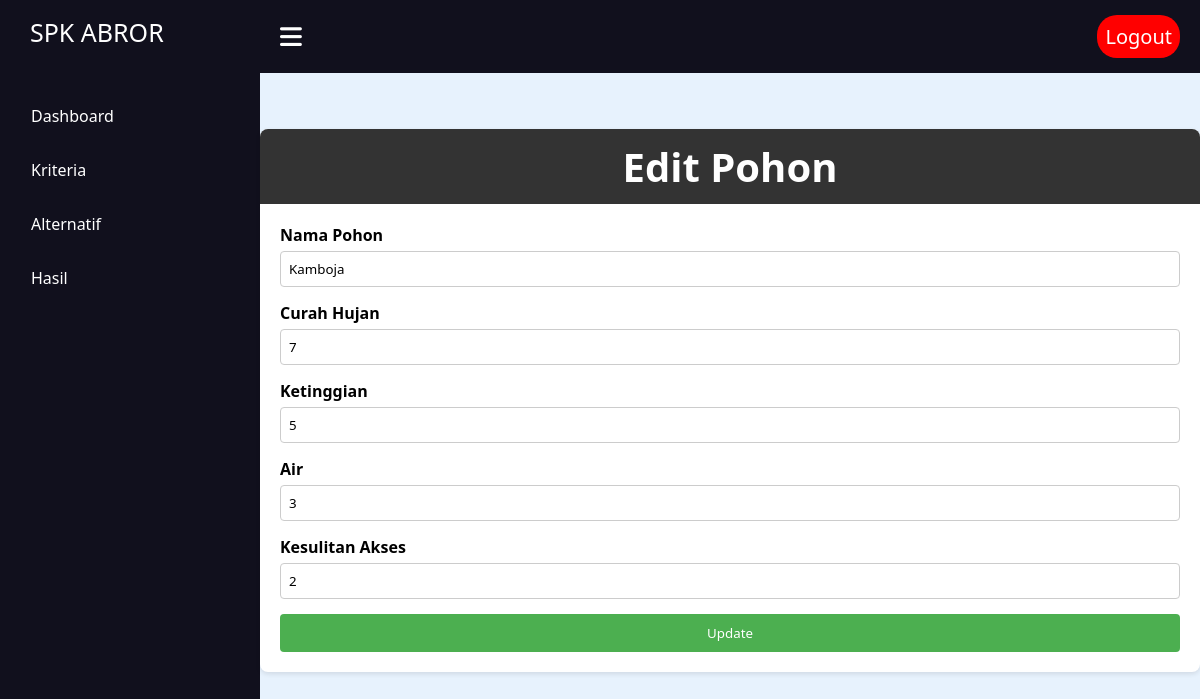
The app's page /pohon/edit/9 with its own data.
### tables this page shows
CREATE TABLE `pohon` (
  `id` int(11) NOT NULL,
  `nama_pohon` varchar(255) NOT NULL
);

CREATE TABLE `kriteria` (
  `id` int(11) NOT NULL,
  `nama_kriteria` varchar(255) NOT NULL,
  `bobot` float NOT NULL,
  `kategori` enum('benefit','cost') NOT NULL
);

CREATE TABLE `nilai_kriteria` (
  `id` int(11) NOT NULL,
  `pohon_id` int(11) NOT NULL,
  `kriteria_id` int(11) NOT NULL,
  `nilai` float NOT NULL
);

### application/controllers/Pohon.php (called while the page is built, shortened)
<?php
class Pohon extends CI_Controller
{
    public function __construct()
    {
        $this->load->model('Pohon_model');
        $this->load->model('Kriteria_model');
        $this->load->helper('url');
        $this->load->library('session');
    }
    public function edit($id)
    {
        $data['pohon'] = $this->Pohon_model->get_all_pohon($id);
        $data['kriteria'] = $this->Kriteria_model->get_all_kriteria();
        $data['nilai_kriteria'] = $this->Pohon_model->get_nilai_kriteria($id);
        $this->load->view('ly/header');
        $this->load->view('pohon/edit', $data);
        $this->load->view('ly/footer');
    }
}

### index.php (called while the page is built, shortened)
<?php
require_once BASEPATH.'core/CodeIgniter.php';

### application/models/Pohon_model.php (called while the page is built, shortened)
<?php
class Pohon_model extends CI_Model
{
    public function get_all_pohon($id = null)
    {
        if ($id === null) {
            $query = $this->db->get('pohon');
            return $query->result();
        } else {
            $query = $this->db->get_where('pohon', ['id' => $id]);
            return $query->row();
        }
    }
    public function get_nilai_kriteria($pohon_id)
    {
        $this->db->select('*');
        $this->db->from('nilai_kriteria');
        $this->db->where('pohon_id', $pohon_id);
        return $this->db->get()->result();
    }
}

### application/models/Kriteria_model.php (called while the page is built, shortened)
<?php
class Kriteria_model extends CI_Model
{
    public function get_all_kriteria()
    {
        $query = $this->db->get('kriteria');
        return $query->result();
    }
}

### application/views/pohon/edit.php (the view, shortened to what this page needs)
<!DOCTYPE html>
<html>
<head>
    <link rel="stylesheet" type="text/css" href="<?php echo base_url('assets/css/pohon/create.css'); ?>">
</head>
<body>
    <div class="card">
        <h1>Edit Pohon</h1>
        <form action="<?php echo site_url('pohon/update/' . $pohon->id); ?>" method="post">
            <label>Nama Pohon</label>
            <input type="text" name="nama_pohon" value="<?php echo $pohon->nama_pohon; ?>" required><br>
            <?php foreach ($kriteria as $k) : ?>
                <label><?php echo $k->nama_kriteria; ?></label>
                <?php
                $nilai = 0;
                foreach ($nilai_kriteria as $nk) {
                    if ($nk->kriteria_id == $k->id) {
                        $nilai = $nk->nilai;
                        break;
                    }
                }
                ?>
                <input type="text" name="kriteria[<?php echo $k->id; ?>]" value="<?php echo $nilai; ?>"><br>
            <?php endforeach; ?>
            <button type="submit" class="submit-button" ;>Update</button>
        </form>
    </div>
</body>
</html>

### assets/css/header.css (style rules this page uses)
* { margin: 0; padding: 0; box-sizing: border-box; }
.main h1 { color: #ffffff; font-size: 40px; text-align: center; }

### assets/css/pohon/create.css (style rules this page uses)
* { margin: 0; padding: 0; font-family: Segoe UI Historic, Segoe UI, Helvetica, Arial, sans-serif }
body { background-color: #f0f0f0; }
.card { background-color: #fff; border-radius: 8px; box-shadow: 0 2px 5px rgba(0, 0, 0, 0.1); padding: 20px; max-width: 1200px; width: 100%; margin: 0 auto; }
.card h1 { background-color: #333; color: white; padding: 10px; border-radius: 8px 8px 0 0; margin: -20px -20px 20px -20px; text-align: center; }
.card label { display: block; margin-bottom: 5px; font-weight: bold; }
.card input[type="text"] { width: 100%; padding: 8px; margin-bottom: 15px; border: 1px solid #ccc; border-radius: 4px; box-sizing: border-box; }
.card button { background-color: #4CAF50; color: white; padding: 10px 20px; border: none; border-radius: 4px; cursor: pointer; }
.submit-button { width: 100%; padding: 10px; background-color: #4CAF50; color: white; border: none; border-radius: 5px; cursor: pointer; }

### records on screen
pohon: nama_pohon "Kamboja"
kriteria: nama_kriteria "Curah Hujan"
nilai_kriteria: nilai "7"
kriteria: nama_kriteria "Ketinggian"
nilai_kriteria: nilai "5"
kriteria: nama_kriteria "Air"
nilai_kriteria: nilai "3"
kriteria: nama_kriteria "Kesulitan Akses"
nilai_kriteria: nilai "2"
